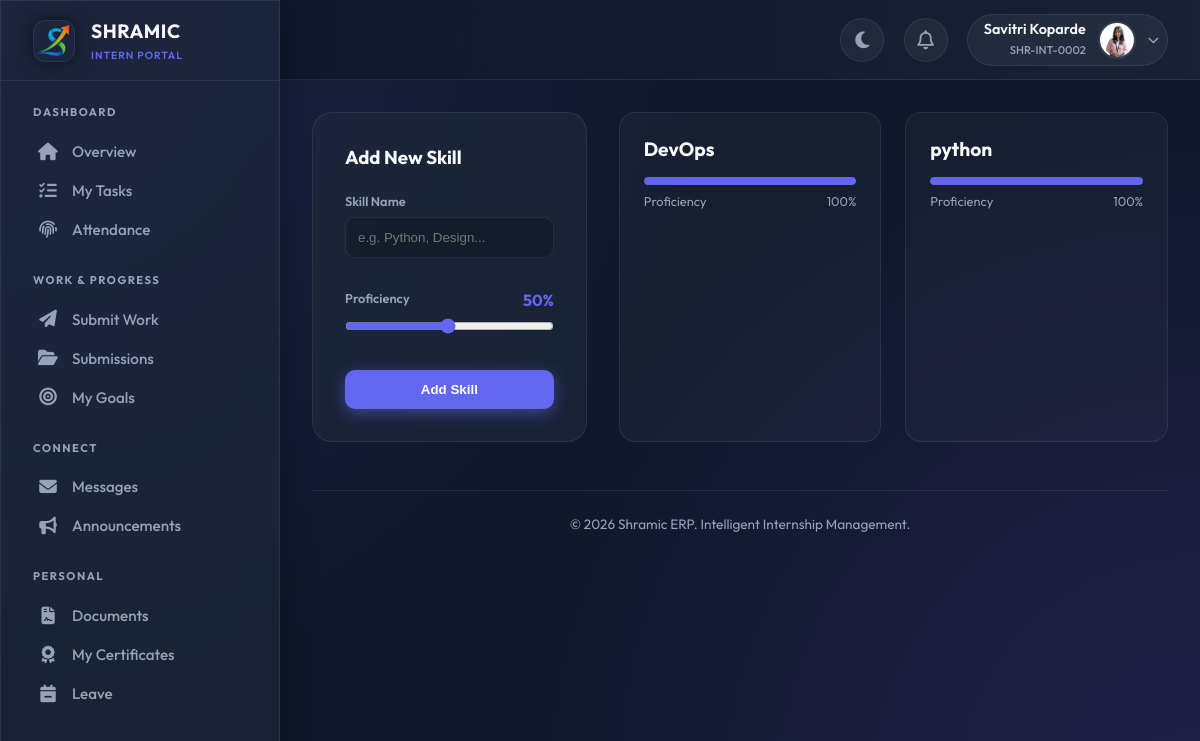
Screenshot of /intern/skills (signed in) with the database file from the repository.
### tables this page shows
CREATE TABLE users (
            id INTEGER PRIMARY KEY AUTOINCREMENT,
            intern_id TEXT UNIQUE,
            usn TEXT UNIQUE NOT NULL,
            full_name TEXT NOT NULL,
            phone TEXT NOT NULL,
            email TEXT UNIQUE NOT NULL,
            password_hash TEXT NOT NULL,
            role TEXT NOT NULL,
            photo_url TEXT,
            status TEXT DEFAULT 'PENDING',
            is_admin BOOLEAN DEFAULT 0,
            department TEXT,
            join_date DATE,
            emergency_contact TEXT,
            address TEXT,
            last_login TIMESTAMP,
            login_count INTEGER DEFAULT 0,
            created_at TIMESTAMP DEFAULT CURRENT_TIMESTAMP,
            updated_at TIMESTAMP DEFAULT CURRENT_TIMESTAMP
        );

CREATE TABLE skills (
            id INTEGER PRIMARY KEY AUTOINCREMENT,
            user_id INTEGER,
            skill_name TEXT NOT NULL,
            proficiency_level INTEGER,
            verified BOOLEAN DEFAULT 0,
            verified_by INTEGER,
            created_at TIMESTAMP DEFAULT CURRENT_TIMESTAMP,
            FOREIGN KEY (user_id) REFERENCES users(id),
            FOREIGN KEY (verified_by) REFERENCES users(id)
        );

### app.py (the view, shortened to what this page needs)
@app.route('/intern/skills', methods=['GET', 'POST'])
@login_required
@approved_required
def intern_skills():
    conn = get_db_connection()
    cur = conn.cursor()
    cur.execute("""
        SELECT * FROM skills
        WHERE user_id = ?
        ORDER BY proficiency_level DESC, skill_name ASC
    """, (current_user.id,))
    skills = cur.fetchall()
    conn.close()
    return render_template('intern/skills.html', skills=skills)

### templates/intern/skills.html (shortened to what this page needs)
{% extends "intern/base.html" %} {% block title %}My Skills{% endblock %}  {% block content %}
<div class="skill-container">
  <div class="add-skill-box">
    <h3 style="margin-bottom: 1.5rem; font-weight: 700">Add New Skill</h3>
    <form action="{{ url_for('intern_skills') }}" method="POST">
      <div style="margin-bottom: 1.5rem">
        <label
          style="
            display: block;
            color: var(--text-muted);
            font-size: 0.8rem;
            font-weight: 600;
            margin-bottom: 0.5rem;
          "
          >Skill Name</label
        >
        <input
          type="text"
          name="skill_name"
          required
          placeholder="e.g. Python, Design..."
          style="
            width: 100%;
            padding: 12px;
            background: rgba(0, 0, 0, 0.2);
            border: 1px solid var(--glass-border);
            border-radius: 10px;
            color: white;
          "
        />
      </div>
      <div class="range-wrap">
        <div
          style="
            display: flex;
            justify-content: space-between;
            margin-bottom: 0.5rem;
          "
        >
          <label
            style="
              color: var(--text-muted);
              font-size: 0.8rem;
              font-weight: 600;
            "
            >Proficiency</label
          >
          <span id="range-val" style="color: var(--primary); font-weight: 700"
            >50%</span
          >
        </div>
        <input
          type="range"
          name="proficiency_level"
          min="1"
          max="100"
          value="50"
          oninput="
            document.getElementById('range-val').innerText = this.value + '%'
          "
        />
      </div>
      <button
        type="submit"
        style="
          width: 100%;
          padding: 12px;
          background: var(--primary);
          color: white;
          border: none;
          border-radius: 10px;
          font-weight: 700;
          cursor: pointer;
          box-shadow: 0 4px 15px var(--primary-glow);
        "
      >
        Add Skill
      </button>
    </form>
  </div>
  <div class="skills-grid">
    {% for skill in skills %}
    <div class="skill-card">
      <div class="skill-name">{{ skill.skill_name }}</div>
      <div class="progress-track">
        <div
          class="progress-bar"
          style="width: {{ skill.proficiency_level }}%"
        ></div>
      </div>
      <div
        style="
          margin-top: 8px;
          font-size: 0.8rem;
          color: var(--text-muted);
          display: flex;
          justify-content: space-between;
        "
      >
        <span>Proficiency</span>
        <span>{{ skill.proficiency_level }}%</span>
      </div>
    </div>
    {% endfor %}
  </div>
</div>
{% endblock %}

### templates/intern/base.html (shortened to what this page needs)
<!doctype html>
<html lang="en">
  <head>
    <link
      rel="stylesheet"
      href="https://cdnjs.cloudflare.com/ajax/libs/font-awesome/6.4.0/css/all.min.css"
    />
  </head>
  <body data-theme="dark" x-data="{ sidebarOpen: false }">
    <div class="app-container">
      <aside class="sidebar glass-panel" :class="{ 'open': sidebarOpen }">
        <div class="sidebar-header">
          <div class="logo-box">
            <img
              src="{{ url_for('static', filename='images/favicon.png') }}"
              alt="Shramic Logo"
            />
          </div>
          <div>
            <h1
              style="
                font-size: 1.2rem;
                font-weight: 700;
                letter-spacing: 0.5px;
                color: var(--text-main);
              "
            >
              SHRAMIC
            </h1>
            <span
              style="
                font-size: 0.65rem;
                color: var(--primary);
                font-weight: 600;
                letter-spacing: 1px;
                text-transform: uppercase;
              "
              >Intern Portal</span
            >
          </div>
        </div>
        <nav class="sidebar-nav custom-scrollbar">
          <div class="nav-category">Dashboard</div>
          <a
            href="{{ url_for('intern_dashboard') }}"
            class="nav-link {{ 'active' if request.endpoint == 'intern_dashboard' }}"
          >
            <i class="fas fa-home"></i> <span>Overview</span>
          </a>
          <a
            href="{{ url_for('intern_tasks') }}"
            class="nav-link {{ 'active' if request.endpoint == 'intern_tasks' }}"
          >
            <i class="fas fa-tasks"></i> <span>My Tasks</span>
          </a>
          <a
            href="{{ url_for('intern_attendance') }}"
            class="nav-link {{ 'active' if request.endpoint == 'intern_attendance' }}"
          >
            <i class="fas fa-fingerprint"></i> <span>Attendance</span>
          </a>
          <div class="nav-category">Work & Progress</div>
          <a
            href="{{ url_for('intern_submit') }}"
            class="nav-link {{ 'active' if request.endpoint == 'intern_submit' }}"
          >
            <i class="fas fa-paper-plane"></i> <span>Submit Work</span>
          </a>
          <a
            href="{{ url_for('intern_submissions') }}"
            class="nav-link {{ 'active' if request.endpoint == 'intern_submissions' }}"
          >
            <i class="fas fa-folder-open"></i> <span>Submissions</span>
          </a>
          <a
            href="{{ url_for('intern_goals') }}"
            class="nav-link {{ 'active' if request.endpoint == 'intern_goals' }}"
          >
            <i class="fas fa-bullseye"></i> <span>My Goals</span>
          </a>
          <div class="nav-category">Connect</div>
          <a
            href="{{ url_for('intern_messages') }}"
            class="nav-link {{ 'active' if request.endpoint == 'intern_messages' }}"
          >
            <i class="fas fa-envelope"></i> <span>Messages</span>
          </a>
          <a
            href="{{ url_for('intern_announcements') }}"
            class="nav-link {{ 'active' if request.endpoint == 'intern_announcements' }}"
          >
            <i class="fas fa-bullhorn"></i> <span>Announcements</span>
          </a>
          <div class="nav-category">Personal</div>
          <a
            href="{{ url_for('intern_documents') }}"
            class="nav-link {{ 'active' if request.endpoint == 'intern_documents' }}"
          >
            <i class="fas fa-file-contract"></i> <span>Documents</span>
          </a>
          <a
            href="{{ url_for('intern_certificates') }}"
            class="nav-link {{ 'active' if request.endpoint == 'intern_certificates' }}"
          >
            <i class="fas fa-award"></i> <span>My Certificates</span>
          </a>
          <a
            href="{{ url_for('intern_leave') }}"
            class="nav-link {{ 'active' if request.endpoint == 'intern_leave' }}"
          >
            <i class="fas fa-calendar-minus"></i> <span>Leave</span>
          </a>
        </nav>
      </aside>
      <main class="main-content">
        <header class="top-header">
          <div class="header-actions">
            <button class="icon-btn" id="theme-btn" title="Toggle Theme">
              <i class="fas fa-moon"></i>
            </button>
            <div class="relative-container" x-data="{ open: false }">
              <button @click="open = !open" class="icon-btn">
                <i class="far fa-bell"></i>
              </button>
            </div>
            <div class="relative-container" x-data="{ userMenuOpen: false }">
              <div class="user-pill" @click="userMenuOpen = !userMenuOpen">
                <div class="user-info">
                  <span class="user-name">{{ current_user.full_name }}</span>
                  <span class="user-role">{{ current_user.intern_id }}</span>
                </div>
                {% if current_user.photo_url %}
                <img
                  src="{{ url_for('uploaded_file', filename='profiles/' + current_user.photo_url) }}"
                  class="avatar"
                />
                {% else %}
                <img
                  src="https://ui-avatars.com/api/?name={{ current_user.full_name }}&background=6366f1&color=fff"
                  class="avatar"
                />
                {% endif %}
                <i
                  class="fas fa-chevron-down"
                  style="font-size: 0.7rem; color: var(--text-muted)"
                ></i>
              </div>
            </div>
          </div>
        </header>
        <div class="content-body">
           {% block content %}{% endblock %}
          <footer
            style="
              margin-top: 3rem;
              border-top: 1px solid var(--glass-border);
              padding-top: 1.5rem;
              text-align: center;
              color: var(--text-muted);
              font-size: 0.85rem;
            "
          >
            &copy; {{ now.year }} Shramic ERP. Intelligent Internship
            Management.
          </footer>
        </div>
      </main>
    </div>
  </body>
</html>

### rows the page displays
users: full_name "Savitri Koparde", intern_id "SHR-INT-0002", photo_url (picture)
skills: skill_name "DevOps", proficiency_level "100"
skills: skill_name "python", proficiency_level "100"

### other values shown
{{ now.year }} "2026"
